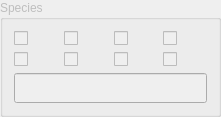
     <widget class="QGroupBox" name="groupBoxSpecies">
      <property name="enabled">
       <bool>false</bool>
      </property>
      <property name="title">
       <string>Species</string>
      </property>
      <layout class="QGridLayout" name="gridLayout_4">
       <item row="1" column="1">
        <widget class="QCheckBox" name="checkBoxSpec6">
         <property name="text">
          <string/>
         </property>
        </widget>
       </item>
       <item row="2" column="0" colspan="4">
        <widget class="QLineEdit" name="lineEditSpecies">
         <property name="enabled">
          <bool>false</bool>
         </property>
         <property name="font">
          <font>
           <family>Courier New</family>
           <pointsize>14</pointsize>
          </font>
         </property>
         <property name="toolTip">
          <string>list of atomic species (ex: 1, 2, 3)</string>
         </property>
         <property name="text">
          <string/>
         </property>
        </widget>
       </item>
       <item row="0" column="1">
        <widget class="QCheckBox" name="checkBoxSpec2">
         <property name="text">
          <string/>
         </property>
        </widget>
       </item>
       <item row="1" column="0">
        <widget class="QCheckBox" name="checkBoxSpec5">
         <property name="text">
          <string/>
         </property>
        </widget>
       </item>
       <item row="1" column="2">
        <widget class="QCheckBox" name="checkBoxSpec7">
         <property name="text">
          <string/>
         </property>
        </widget>
       </item>
       <item row="0" column="2">
        <widget class="QCheckBox" name="checkBoxSpec3">
         <property name="text">
          <string/>
         </property>
        </widget>
       </item>
       <item row="0" column="3">
        <widget class="QCheckBox" name="checkBoxSpec4">
         <property name="text">
          <string/>
         </property>
        </widget>
       </item>
       <item row="1" column="3">
        <widget class="QCheckBox" name="checkBoxSpec8">
         <property name="text">
          <string/>
         </property>
        </widget>
       </item>
       <item row="0" column="0">
        <widget class="QCheckBox" name="checkBoxSpec1">
         <property name="text">
          <string/>
         </property>
        </widget>
       </item>
      </layout>
     </widget>
